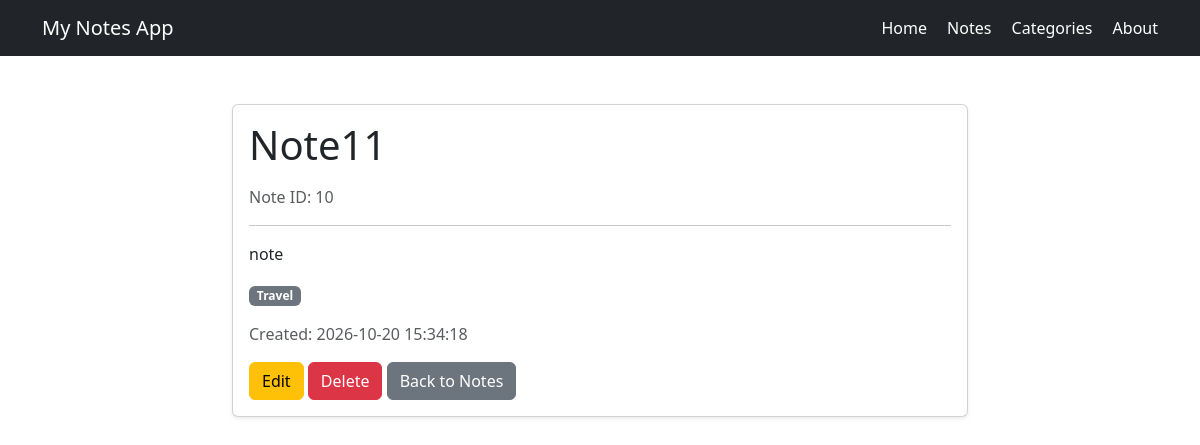
Page /notes/10 on the committed database.
### tables this page shows
CREATE TABLE notes (
            id INTEGER PRIMARY KEY AUTOINCREMENT,
            title TEXT NOT NULL,
            content TEXT NOT NULL
        , category TEXT NOT NULL DEFAULT 'General', created_at TEXT NOT NULL DEFAULT '');

### app.py (the view)
@app.route("/notes/<int:note_id>")
def view_note(note_id):
    note = find_note(note_id)
    if note is None:
        abort(404)
    return render_template(
        "view_note.html",
        note=note
    )

### app.py (called while the page is built)
def get_db_connection():
    connection = sqlite3.connect(DATABASE)
    connection.row_factory = sqlite3.Row
    return connection

def find_note(note_id):
    connection = get_db_connection()
    note = connection.execute(
        "SELECT * FROM notes WHERE id = ?",
        (note_id,)
    ).fetchone()
    connection.close()
    return note

### templates/view_note.html (shortened to what this page needs)
{% extends "base.html" %}
{% block content %}
<div class="row justify-content-center">
    <div class="col-md-8">
        <div class="card shadow-sm">
            <div class="card-body">
                <h1 class="card-title mb-3">
                    {{ note.title }}
                </h1>
                <p class="text-muted">
                    Note ID: {{ note.id }}
                </p>
                <hr>
                <p class="card-text">
                    {{ note.content }}
                </p>
                <div class="mb-3">
                    <span class="badge bg-secondary">
                        {{ note.category }}
                    </span>
                </div>
                <p class="text-muted">
                    Created: {{ note.created_at }}
                </p>
                <a
                    href="{{ url_for('edit_note', note_id=note.id) }}"
                    class="btn btn-warning"
                >
                    Edit
                </a>
                <form
                    method="POST"
                    action="{{ url_for('delete_note', note_id=note.id) }}"
                    class="d-inline"
                    onsubmit="return confirm('Are you sure you want to delete this note?');"
                >
                    <button
                        type="submit"
                        class="btn btn-danger"
                    >
                        Delete
                    </button>
                </form>
                <a
                    href="{{ url_for('notes') }}"
                    class="btn btn-secondary"
                >
                    Back to Notes
                </a>
            </div>
        </div>
    </div>
</div>
{% endblock %}

### rows in the picture
notes: title "Note11", id "10", content "note", category "Travel", created_at "2026-10-20 15:34:18"
